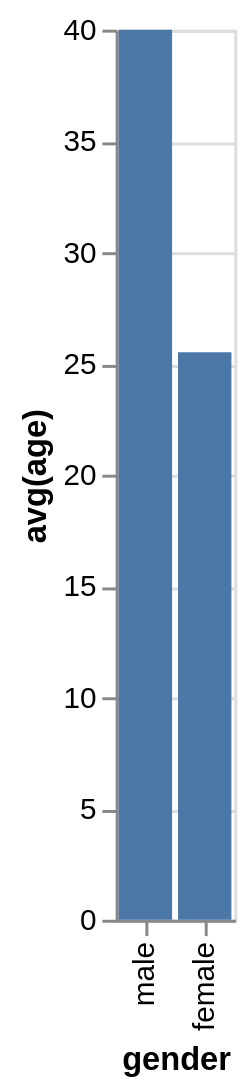

Here is the Vega-Lite specification saved for this chart:
### Vega-Lite specification from a JSON file in a GitHub repository (floating-point values rounded to 4 significant figures)
{"data": {"values": [{"x_data": "male", "y_data": 40}, {"x_data": "female", "y_data": 25.5}]}, "mark": "bar", "encoding": {"x": {"field": "x_data", "type": "nominal", "title": "gender", "sort": "descending"}, "y": {"field": "y_data", "type": "quantitative", "title": "avg(age)"}}}
